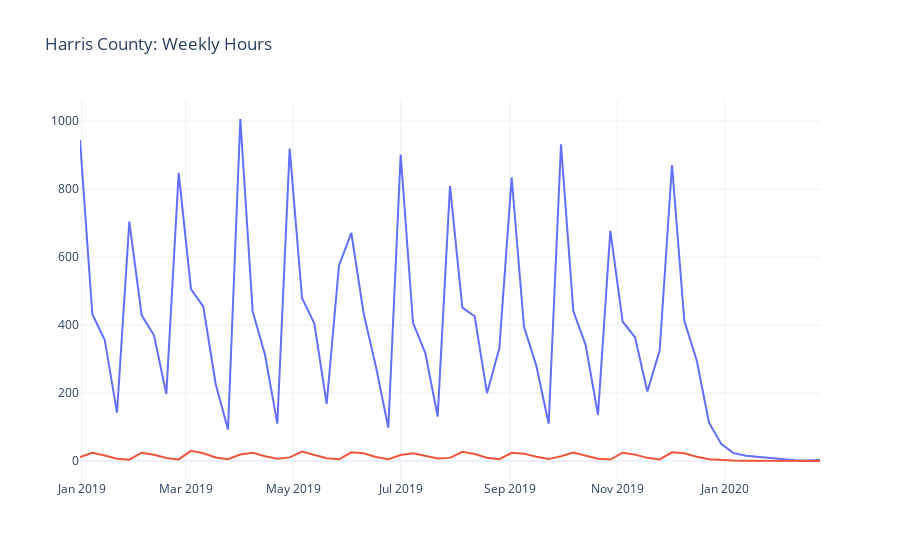

The cell this chart's notebook holds for it:
### Code cell
## Just looking at Harris County
data = df_eda1[df_eda1['county'] == 'Harris']
data = data.groupby(by=['week'], axis=0).sum()

fig = px.line(data, 
              x = data.index.values, 
              y = data.columns,
              title = "Harris County: Weekly Hours",
              template = "plotly_white",
              labels = dict(
                  y =  's',
                  x = 'Hours'
              )
 )
fig.update_layout(
    showlegend=False,
    xaxis_title = None,
    yaxis_title = None
)
fig.show();
